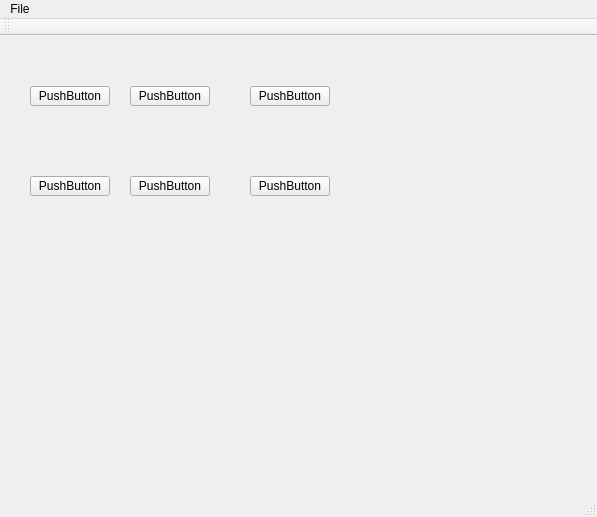
<?xml version="1.0" encoding="UTF-8"?>
<ui version="4.0">
 <class>MainWindow</class>
 <widget class="QMainWindow" name="MainWindow">
  <property name="geometry">
   <rect>
    <x>0</x>
    <y>0</y>
    <width>597</width>
    <height>517</height>
   </rect>
  </property>
  <property name="windowTitle">
   <string>MainWindow</string>
  </property>
  <widget class="QWidget" name="centralWidget">
   <widget class="QPushButton" name="btn1">
    <property name="geometry">
     <rect>
      <x>30</x>
      <y>50</y>
      <width>80</width>
      <height>20</height>
     </rect>
    </property>
    <property name="text">
     <string>PushButton</string>
    </property>
   </widget>
   <widget class="QPushButton" name="btn2">
    <property name="geometry">
     <rect>
      <x>130</x>
      <y>50</y>
      <width>80</width>
      <height>20</height>
     </rect>
    </property>
    <property name="text">
     <string>PushButton</string>
    </property>
   </widget>
   <widget class="QPushButton" name="btn3">
    <property name="geometry">
     <rect>
      <x>250</x>
      <y>50</y>
      <width>80</width>
      <height>20</height>
     </rect>
    </property>
    <property name="text">
     <string>PushButton</string>
    </property>
   </widget>
   <widget class="QPushButton" name="btn4">
    <property name="geometry">
     <rect>
      <x>30</x>
      <y>140</y>
      <width>80</width>
      <height>20</height>
     </rect>
    </property>
    <property name="text">
     <string>PushButton</string>
    </property>
   </widget>
   <widget class="QPushButton" name="btn5">
    <property name="geometry">
     <rect>
      <x>130</x>
      <y>140</y>
      <width>80</width>
      <height>20</height>
     </rect>
    </property>
    <property name="text">
     <string>PushButton</string>
    </property>
   </widget>
   <widget class="QPushButton" name="btn6">
    <property name="geometry">
     <rect>
      <x>250</x>
      <y>140</y>
      <width>80</width>
      <height>20</height>
     </rect>
    </property>
    <property name="text">
     <string>PushButton</string>
    </property>
   </widget>
  </widget>
  <widget class="QToolBar" name="mainToolBar">
   <attribute name="toolBarArea">
    <enum>TopToolBarArea</enum>
   </attribute>
   <attribute name="toolBarBreak">
    <bool>false</bool>
   </attribute>
  </widget>
  <widget class="QStatusBar" name="statusBar"/>
  <widget class="QMenuBar" name="menuBar">
   <property name="geometry">
    <rect>
     <x>0</x>
     <y>0</y>
     <width>597</width>
     <height>22</height>
    </rect>
   </property>
   <widget class="QMenu" name="menuFile">
    <property name="title">
     <string>File</string>
    </property>
    <addaction name="actionsave_to_SVG"/>
   </widget>
   <addaction name="menuFile"/>
  </widget>
  <action name="actionsave_to_SVG">
   <property name="text">
    <string>save to SVG</string>
   </property>
  </action>
 </widget>
 <layoutdefault spacing="6" margin="11"/>
 <resources/>
 <connections/>
</ui>
